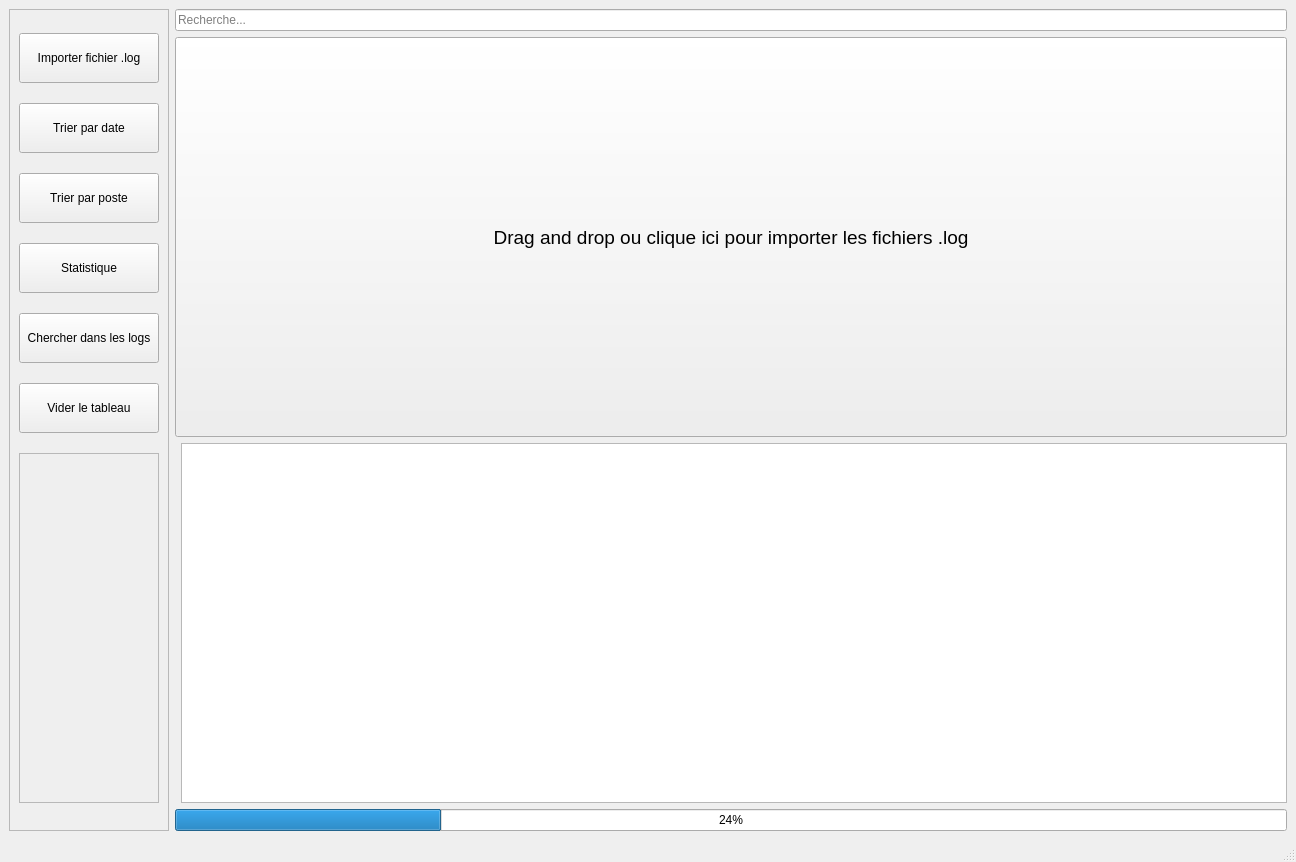
<?xml version="1.0" encoding="UTF-8"?>
<ui version="4.0">
 <class>MainWindow</class>
 <widget class="QMainWindow" name="MainWindow">
  <property name="geometry">
   <rect>
    <x>0</x>
    <y>0</y>
    <width>1296</width>
    <height>862</height>
   </rect>
  </property>
  <property name="windowTitle">
   <string>LOGLOVER</string>
  </property>
  <property name="windowIcon">
   <iconset>
    <normaloff>../../../Icone/icone loglover.png</normaloff>../../../Icone/icone loglover.png</iconset>
  </property>
  <widget class="QWidget" name="centralwidget">
   <layout class="QGridLayout" name="gridLayout">
    <item row="1" column="1" colspan="2">
     <widget class="importLogButton" name="importLogButton_2">
      <property name="sizePolicy">
       <sizepolicy hsizetype="Expanding" vsizetype="Expanding">
        <horstretch>0</horstretch>
        <verstretch>0</verstretch>
       </sizepolicy>
      </property>
      <property name="minimumSize">
       <size>
        <width>200</width>
        <height>400</height>
       </size>
      </property>
      <property name="font">
       <font>
        <pointsize>14</pointsize>
       </font>
      </property>
      <property name="acceptDrops">
       <bool>true</bool>
      </property>
      <property name="statusTip">
       <string>Importer fichier .log</string>
      </property>
      <property name="text">
       <string>Drag and drop ou clique ici pour importer les fichiers .log</string>
      </property>
      <property name="iconSize">
       <size>
        <width>20</width>
        <height>20</height>
       </size>
      </property>
     </widget>
    </item>
    <item row="0" column="1" colspan="2">
     <widget class="QLineEdit" name="lineEdit">
      <property name="text">
       <string/>
      </property>
      <property name="placeholderText">
       <string>Recherche...</string>
      </property>
     </widget>
    </item>
    <item row="2" column="2">
     <widget class="QTableView" name="tableView"/>
    </item>
    <item row="3" column="1" colspan="2">
     <widget class="QProgressBar" name="progressBarLogImport">
      <property name="value">
       <number>24</number>
      </property>
     </widget>
    </item>
    <item row="0" column="0" rowspan="4">
     <widget class="QFrame" name="optionFrame">
      <property name="sizePolicy">
       <sizepolicy hsizetype="Preferred" vsizetype="Expanding">
        <horstretch>0</horstretch>
        <verstretch>0</verstretch>
       </sizepolicy>
      </property>
      <property name="minimumSize">
       <size>
        <width>160</width>
        <height>0</height>
       </size>
      </property>
      <property name="frameShape">
       <enum>QFrame::Shape::StyledPanel</enum>
      </property>
      <property name="frameShadow">
       <enum>QFrame::Shadow::Raised</enum>
      </property>
      <layout class="QVBoxLayout" name="verticalLayout">
       <item>
        <widget class="QPushButton" name="importLogButton">
         <property name="sizePolicy">
          <sizepolicy hsizetype="Minimum" vsizetype="Fixed">
           <horstretch>0</horstretch>
           <verstretch>0</verstretch>
          </sizepolicy>
         </property>
         <property name="minimumSize">
          <size>
           <width>0</width>
           <height>50</height>
          </size>
         </property>
         <property name="statusTip">
          <string>Importer fichier .log</string>
         </property>
         <property name="text">
          <string>Importer fichier .log</string>
         </property>
        </widget>
       </item>
       <item>
        <widget class="QPushButton" name="triDate">
         <property name="sizePolicy">
          <sizepolicy hsizetype="Minimum" vsizetype="Fixed">
           <horstretch>0</horstretch>
           <verstretch>0</verstretch>
          </sizepolicy>
         </property>
         <property name="minimumSize">
          <size>
           <width>0</width>
           <height>50</height>
          </size>
         </property>
         <property name="statusTip">
          <string>Trie les log du tableau par date</string>
         </property>
         <property name="text">
          <string>Trier par date</string>
         </property>
        </widget>
       </item>
       <item>
        <widget class="QPushButton" name="triPoste">
         <property name="sizePolicy">
          <sizepolicy hsizetype="Minimum" vsizetype="Fixed">
           <horstretch>0</horstretch>
           <verstretch>0</verstretch>
          </sizepolicy>
         </property>
         <property name="minimumSize">
          <size>
           <width>0</width>
           <height>50</height>
          </size>
         </property>
         <property name="statusTip">
          <string>Trie les log du tableau par poste (ordre alphabétique)</string>
         </property>
         <property name="text">
          <string>Trier par poste</string>
         </property>
        </widget>
       </item>
       <item>
        <widget class="QPushButton" name="statButton">
         <property name="sizePolicy">
          <sizepolicy hsizetype="Minimum" vsizetype="Fixed">
           <horstretch>0</horstretch>
           <verstretch>0</verstretch>
          </sizepolicy>
         </property>
         <property name="minimumSize">
          <size>
           <width>0</width>
           <height>50</height>
          </size>
         </property>
         <property name="statusTip">
          <string>Ouvre la fenêtre des statistiques</string>
         </property>
         <property name="text">
          <string>Statistique</string>
         </property>
        </widget>
       </item>
       <item>
        <widget class="QPushButton" name="searchLogButton">
         <property name="sizePolicy">
          <sizepolicy hsizetype="Minimum" vsizetype="Fixed">
           <horstretch>0</horstretch>
           <verstretch>0</verstretch>
          </sizepolicy>
         </property>
         <property name="minimumSize">
          <size>
           <width>0</width>
           <height>50</height>
          </size>
         </property>
         <property name="statusTip">
          <string>Permet de chercher dans les logs pour un poste ou horaire spécifique (entrée pour valider la recherche)</string>
         </property>
         <property name="text">
          <string>Chercher dans les logs</string>
         </property>
        </widget>
       </item>
       <item>
        <widget class="QPushButton" name="resetButton">
         <property name="sizePolicy">
          <sizepolicy hsizetype="Minimum" vsizetype="Fixed">
           <horstretch>0</horstretch>
           <verstretch>0</verstretch>
          </sizepolicy>
         </property>
         <property name="minimumSize">
          <size>
           <width>0</width>
           <height>50</height>
          </size>
         </property>
         <property name="statusTip">
          <string>Vide le tableau des logs existants</string>
         </property>
         <property name="text">
          <string>Vider le tableau</string>
         </property>
        </widget>
       </item>
       <item>
        <widget class="QFrame" name="frame">
         <property name="sizePolicy">
          <sizepolicy hsizetype="Preferred" vsizetype="Fixed">
           <horstretch>0</horstretch>
           <verstretch>0</verstretch>
          </sizepolicy>
         </property>
         <property name="minimumSize">
          <size>
           <width>0</width>
           <height>350</height>
          </size>
         </property>
         <property name="frameShape">
          <enum>QFrame::Shape::StyledPanel</enum>
         </property>
         <property name="frameShadow">
          <enum>QFrame::Shadow::Raised</enum>
         </property>
        </widget>
       </item>
      </layout>
     </widget>
    </item>
   </layout>
  </widget>
  <widget class="QStatusBar" name="statusbar"/>
  <action name="actionname">
   <property name="enabled">
    <bool>false</bool>
   </property>
   <property name="text">
    <string>Utilisateurs</string>
   </property>
   <property name="statusTip">
    <string>Tri par ordre alphabétique de nom d'utilisateurs</string>
   </property>
  </action>
  <action name="actioncomputer">
   <property name="text">
    <string>Poste</string>
   </property>
   <property name="statusTip">
    <string>Tri par ordre alphabétique par nom du poste</string>
   </property>
  </action>
  <action name="actiondate">
   <property name="text">
    <string>Date</string>
   </property>
   <property name="statusTip">
    <string>Tri par date</string>
   </property>
  </action>
  <action name="action_log_file">
   <property name="text">
    <string>.log file</string>
   </property>
  </action>
  <action name="actionUser">
   <property name="text">
    <string>User</string>
   </property>
  </action>
  <action name="actionSearch_in_logs">
   <property name="text">
    <string>Chercher dans les log</string>
   </property>
  </action>
  <action name="actionStats">
   <property name="text">
    <string>Statistique</string>
   </property>
  </action>
  <action name="actionReset">
   <property name="text">
    <string>Reset</string>
   </property>
   <property name="statusTip">
    <string>Clean la base de données </string>
   </property>
  </action>
 </widget>
 <customwidgets>
  <customwidget>
   <class>importLogButton</class>
   <extends>QPushButton</extends>
   <header>main_window.h</header>
  </customwidget>
 </customwidgets>
 <resources/>
 <connections/>
</ui>
